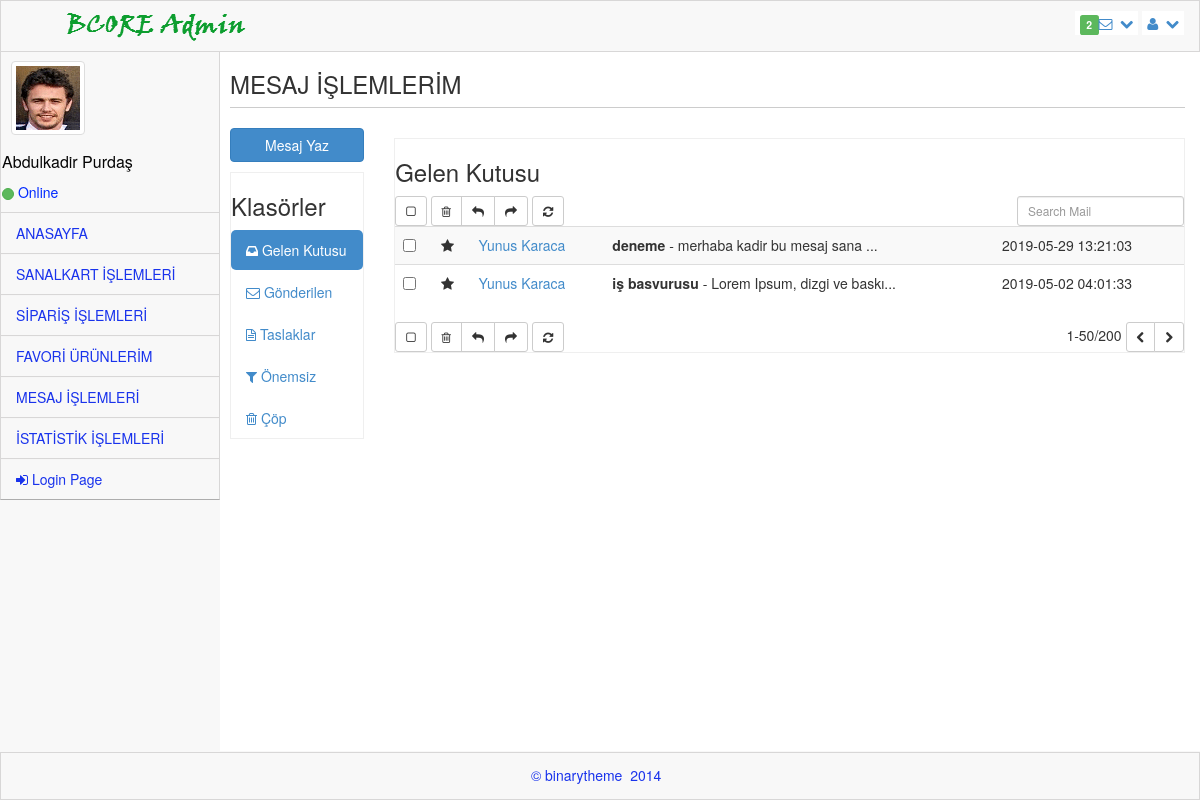
The page /admin_kullanici/kullanici_mailbox.php (signed in) on the database its author committed.
### tables this page shows
CREATE TABLE `mesaj` (
  `mesaj_id` int(11) NOT NULL,
  `mesaj_gonderen` varchar(100) NOT NULL,
  `mesaj_alici` varchar(100) NOT NULL,
  `mesaj_konu` varchar(2000) NOT NULL,
  `mesaj_icerik` varchar(250) NOT NULL,
  `mesaj_tarih` timestamp NOT NULL DEFAULT CURRENT_TIMESTAMP ON UPDATE CURRENT_TIMESTAMP,
  `mesaj_okundu` int(11) NOT NULL DEFAULT '0'
);

### admin_kullanici/kullanici_mailbox.php (the view, shortened to what this page needs)
<?php require_once("../baglan.php"); ?>
<!DOCTYPE html>
<html>
<head>
    <link rel="stylesheet" href="assets/plugins/bootstrap/css/bootstrap.css" />
    <link rel="stylesheet" href="assets/css/main.css" />
    <link rel="stylesheet" href="assets/css/theme.css" />
    <link rel="stylesheet" href="assets/css/MoneAdmin.css" />
    <link rel="stylesheet" href="assets/plugins/Font-Awesome/css/font-awesome.css" />
    <link href="assets/css/font-awesome.min.css" rel="stylesheet" type="text/css" />
    <link href="assets/css/ionicons.min.css" rel="stylesheet" type="text/css" />
    <link href="assets/plugins/iCheck/flat/blue.css" rel="stylesheet" type="text/css" />
</head>
  <body class="padTop53 " >
    <?php
        if($_SESSION){
            $eposta=$_SESSION["eposta"];
            $b=$_SESSION["id"];
        }
    ?>
    <div id="wrap">
        <div id="top">
            <nav class="navbar navbar-inverse navbar-fixed-top " style="padding-top: 10px;">
                <header class="navbar-header">
                    <a href="index.php" class="navbar-brand">
                    <img src="assets/img/logo.png" alt="" /></a>
                </header>
                <ul class="nav navbar-top-links navbar-right">
                    <li class="dropdown">
                        <a class="dropdown-toggle" data-toggle="dropdown" href="#">
                            <span class="label label-success">2</span><i class="icon-envelope-alt"></i>&nbsp; <i class="icon-chevron-down"></i>
                        </a>
                                <?php
                                $veri = $db->prepare("SELECT * FROM  mesaj where mesaj_okundu='0' and mesaj_alici='$eposta'");
                                $veri ->execute();
                                ?>
                    </li>
                    <li class="dropdown">
                        <a class="dropdown-toggle" data-toggle="dropdown" href="#">
                            <i class="icon-user "></i>&nbsp; <i class="icon-chevron-down "></i>
                        </a>
                    </li>
                </ul>
            </nav>
        </div>
       <div id="left" >
            <div class="media user-media well-small">
                <a class="user-link" href="#">
                    <img class="media-object img-thumbnail user-img" alt="User Picture" src="assets/img/user.gif" />
                </a>
                <br />
                <div class="media-body">
                    <h5 class="media-heading" style="font-weight: inherit; text-transform: capitalize; font-size: 16px;">
                        <?php
                        if($_SESSION){
                            echo $_SESSION["uye"];
                            $b=$_SESSION["eposta"];
                        }
                        ?>
                    </h5>
                    <ul class="list-unstyled user-info">
                        <li>
                             <a class="btn btn-success btn-xs btn-circle" style="width: 10px;height: 12px;"></a> Online
                        </li>
                    </ul>
                </div>
                <br />
            </div>
            <ul id="menu" class="collapse">
                <li class="panel">
                    <a href="../index_kullanici.php" data-parent="#menu" data-toggle="collapse" class="accordion-toggle" data-target="#blank-nav">
                        ANASAYFA
                    </a>
                </li>
                <li class="panel">
                    <a href="kullanici_sanalkart.php" data-parent="#menu" data-toggle="collapse" class="accordion-toggle" data-target="#blank-nav1">
                        SANALKART İŞLEMLERİ
                    </a>
                </li>
                <li class="panel">
                    <a href="kullanici_siparis.php" data-parent="#menu" data-toggle="collapse" class="accordion-toggle" data-target="#blank-nav2">
                        SİPARİŞ İŞLEMLERİ
                    </a>
                </li>
                <li class="panel">
                    <a href="kullanici_favori.php" data-parent="#menu" data-toggle="collapse" class="accordion-toggle" data-target="#blank-nav2">
                        FAVORİ ÜRÜNLERİM
                    </a>
                </li>
                <li class="panel">
                    <a href="kullanici_mailbox.php" data-parent="#menu" data-toggle="collapse" class="accordion-toggle" data-target="#blank-nav4">
                        MESAJ İŞLEMLERİ
                    </a>
                </li>
                <li class="panel">
                    <a href="kullanici_istatistik.php" data-parent="#menu" data-toggle="collapse" class="accordion-toggle" data-target="#blank-nav5">
                        İSTATİSTİK İŞLEMLERİ
                    </a>
                </li>
                <li><a href="cikis.php"><i class="icon-signin"></i> Login Page </a></li>
             </ul>
        </div>
        <div id="content">
        <div class="inner" style="min-height:700px;">
        <div class="content-wrapper">
        <section class="content-header">
          <h3>MESAJ İŞLEMLERİM</h3>
          <hr />
        </section>
        <section class="content">
          <div class="row">
            <div class="col-md-2">
              <a href="kullanici_compose.php" class="btn btn-primary btn-block margin-bottom">Mesaj Yaz</a>
              <div class="box box-solid">
                <div class="box-header with-border">
                  <h3 class="box-title">Klasörler</h3>
                </div>
                <div class="box-body no-padding">
                  <ul class="nav nav-pills nav-stacked">
                    <li class="active"><a href="kullanici_mailbox.php"><i class="fa fa-inbox"></i> Gelen Kutusu <span class="label label-primary pull-right"></span></a></li>
                    <li><a href="kullanici_send_mail.php"><i class="fa fa-envelope-o"></i> Gönderilen</a></li>
                    <li><a href="#"><i class="fa fa-file-text-o"></i> Taslaklar</a></li>
                    <li><a href="#"><i class="fa fa-filter"></i> Önemsiz <span class="label label-waring pull-right"></span></a></li>
                    <li><a href="#"><i class="fa fa-trash-o"></i> Çöp</a></li>
                  </ul>
                </div>
              </div>
            </div>
            <div class="col-md-10">
              <div class="box box-primary">
                <div class="box-header with-border">
                  <h3 class="box-title">Gelen Kutusu</h3>
                  <div class="box-tools pull-right">
                    <div class="has-feedback">
                      <input type="text" class="form-control input-sm" placeholder="Search Mail"/>
                    </div>
                  </div>
                </div>
                <div class="box-body no-padding">
                  <div class="mailbox-controls">
                    <button class="btn btn-default btn-sm checkbox-toggle"><i class="fa fa-square-o"></i></button>
                    <div class="btn-group">
                      <button class="btn btn-default btn-sm"><i class="fa fa-trash-o"></i></button>
                      <button class="btn btn-default btn-sm"><i class="fa fa-reply"></i></button>
                      <button class="btn btn-default btn-sm"><i class="fa fa-share"></i></button>
                    </div>
                    <button class="btn btn-default btn-sm"><i class="fa fa-refresh"></i></button>
                  </div>
                  <div class="table-responsive mailbox-messages">
                    <table class="table table-hover table-striped">
                        <tbody>
                        <?php
                            $veri = $db->prepare("SELECT * FROM mesaj where mesaj_alici='$b'");
                            $veri ->execute();
                                if($veri->rowCount()){
                                foreach($veri as $row){
                                    $a=$row['mesaj_id'];
                        ?>
                        <?php
                            $icerik =$row['mesaj_icerik'];
                            $uzunluk = strlen($icerik);
                            $sinir = 28;
                            if ($uzunluk > $sinir) {
                            $yazdır = substr($icerik,0,$sinir);
                            }
                        ?>
                        <tr>
                          <td><input type="checkbox" /></td>
                          <td class="mailbox-star"><i class="fa fa-star text-yellow"></i></td>
                          <td class="mailbox-name">
                            <?php echo "<a href='kullanici_read_mail.php?id=".$a."'>";?>
                            <?php echo $row['mesaj_gonderen']; ?></a>
                          </td>
                          <td class="mailbox-subject"><b><?php echo $row['mesaj_konu']; ?></b> - <?php echo $yazdır; ?>...</td>
                          <td class="mailbox-date"><?php echo $row['mesaj_tarih']; ?></td>
                        </tr>
                        <?php
                        }
                        }
                        ?>
                        </tbody>
                    </table>
                  </div>
                </div>
                <div class="box-footer no-padding">
                  <div class="mailbox-controls">
                    <button class="btn btn-default btn-sm checkbox-toggle"><i class="fa fa-square-o"></i></button>
                    <div class="btn-group">
                      <button class="btn btn-default btn-sm"><i class="fa fa-trash-o"></i></button>
                      <button class="btn btn-default btn-sm"><i class="fa fa-reply"></i></button>
                      <button class="btn btn-default btn-sm"><i class="fa fa-share"></i></button>
                    </div>
                    <button class="btn btn-default btn-sm"><i class="fa fa-refresh"></i></button>
                    <div class="pull-right">
                      1-50/200
                      <div class="btn-group">
                        <button class="btn btn-default btn-sm"><i class="fa fa-chevron-left"></i></button>
                        <button class="btn btn-default btn-sm"><i class="fa fa-chevron-right"></i></button>
                      </div>
                    </div>
                  </div>
                </div>
              </div>
            </div>
          </div>
        </section>
      </div>
      </div >
      </div>
      </div>
    <div id="footer">
        <p>&copy;  binarytheme &nbsp;2014 &nbsp;</p>
    </div>
  </body>
</html>

### admin_kullanici/assets/css/main.css (style rules this page uses)
#wrap { margin: 0 auto; }
#footer { height: 48px; background-color: #222222; }
@media (min-width: 768px) { html, body { height: 100%; } }
@media (min-width: 768px) { #wrap { height: auto !important; height: 100%; min-height: 100%; padding: 0 0 48px; margin-bottom: -48px; } }
body.padTop53 { padding-top: 75px; overflow: visible; }
@media (min-width: 802px) { body.padTop53 { padding-top: 51px; } }
#wrap:before, #top:before, .head:before, #footer:before, #wrap:after, #top:after, .head:after, #footer:after { display: table; content: " "; }
#wrap:after, #top:after, .head:after, #footer:after { clear: both; }
#wrap { background-color: #f8f8f8; }
@media (min-width: 768px) { #left { position: relative; float: left; width: 100px; } }
@media (min-width: 768px) { #content { margin-left: 100px; } }
@media (min-width: 768px) { #left { margin-bottom: -10px; } }
@media (min-width: 992px) { #left { width: 220px; } }
@media (min-width: 992px) { #content { margin-left: 220px; } }
#top .navbar { margin-bottom: 0; border:1px solid rgb(216, 215, 215); background-color:#f8f8f8; }
#top .navbar-brand { padding: 0; }
.user-media { display: none; color:#0029FF; border-right:1px solid rgb(216, 215, 215); border-left:1px solid rgb(216, 215, 215); }
@media (min-width: 768px) { .user-media { display: block; } }
@media (min-width: 768px) { .user-media .media-body { display: none; } }
@media (min-width: 768px) { .user-media .user-link { position: relative; display: block; margin-right: auto; margin-left: auto; } }
@media (min-width: 768px) { .user-media .user-link .user-img { margin: 10px auto; } }
@media (min-width: 992px) { .user-media .user-link { float: left; } }
@media (min-width: 992px) { .user-media .user-link .user-img { margin: 10px; } }
@media (min-width: 992px) { .user-media .media-body { display: block; float: left; margin-left: 1px; } }
@media (min-width: 992px) { .user-media .media-body h5.media-heading { font-size: 18px; padding-top: 8px; margin-bottom: 11px; color: #050505; font-weight: bolder; } }
#menu { position: relative; overflow: hidden; border-right:1px solid rgb(216, 215, 215); border-left:1px solid rgb(216, 215, 215); background-color:#f8f8f8; border-bottom: 1px solid rgba(0, 0, 0, 0.3); -webkit-box-shadow: 0 1px 0 rgba(255, 255, 255, 0.05); box-shadow: 0 1px 0 rgba(255, 255, 255, 0.05); }
#menu, #menu ul { padding: 0; margin: 0; list-style: none; }
@media (min-width: 768px) { #menu.collapse { display: inherit !important; } }
#menu > li { position: relative; display: block; margin: 0; border-width: 0; border-radius: 0; }
#menu > li > a { position: relative; display: block; padding: 10px 15px; color: #1933EC; border-top:1px solid rgb(216, 215, 215); }
#menu > li.panel { background-color: transparent; }
#menu li > a { text-decoration: none; }
@media (min-width: 768px) { .mini-sidebar #menu > li > a, #menu > li > a { text-align: center; } }
@media (min-width: 768px) { .mini-sidebar #menu > li > a > i, #menu > li > a > i { display: block; font-size: 20px; } }
@media (min-width: 768px) { #menu:after, .mini-sidebar #menu:after { position: absolute; top: 0; right: 0; bottom: 0; left: 0; display: block; width: 0; -webkit-box-shadow: 97px 1px 5px 2px rgba(0, 0, 0, 0.6); box-shadow: 97px 1px 5px 2px rgba(0, 0, 0, 0.6); } }
@media (min-width: 992px) { #menu > li > a { text-align: left; } }
@media (min-width: 992px) { #menu > li > a > i { display: inline; font-size: 14px; } }
@media (min-width: 992px) { #menu:after { -webkit-box-shadow: 217px 1px 5px 2px rgba(0, 0, 0, 0.6); box-shadow: 217px 1px 5px 2px rgba(0, 0, 0, 0.6); } }
#content { -webkit-transition: margin 0.4s; transition: margin 0.4s; }
.inner { position: relative; min-height: 1px; padding-right: 15px; padding-left: 10px; background: #fff; border: 0px solid #e4e4e4; min-height:1200px; }
@media (min-width: 768px) { .inner { float: left; width: 100%; } }
.inner .row { margin-right: -15px; margin-left: -15px; }
#footer { margin: 0 auto; color: #1933EC; background-color:#f8f8f8; border:1px solid rgb(216, 215, 215); }
#footer p { padding: 12px 0 0; text-align: center; }
.box { position: relative; display: block; margin: 10px auto; border: 1px solid #efefef; }
.btn-circle { width: 40px; height: 40px; padding: 8px 10px; border-radius: 500px; }
.btn-circle.btn-xs { width: 20px; height: 20px; padding: 0 5px; }
.inner hr { margin-top: 10px; border-top-color: #ccc; }

### rows shown on the page
mesaj: mesaj_gonderen "Yunus Karaca", mesaj_konu "deneme", mesaj_icerik "merhaba kadir bu mesaj sana", mesaj_tarih "2019-05-29 13:21:03"
mesaj: mesaj_gonderen "Yunus Karaca", mesaj_konu "iş basvurusu", mesaj_icerik "Lorem Ipsum, dizgi ve baskı", mesaj_tarih "2019-05-02 04:01:33"

### other values the page prints
$_SESSION["uye"] "Abdulkadir Purdaş"
